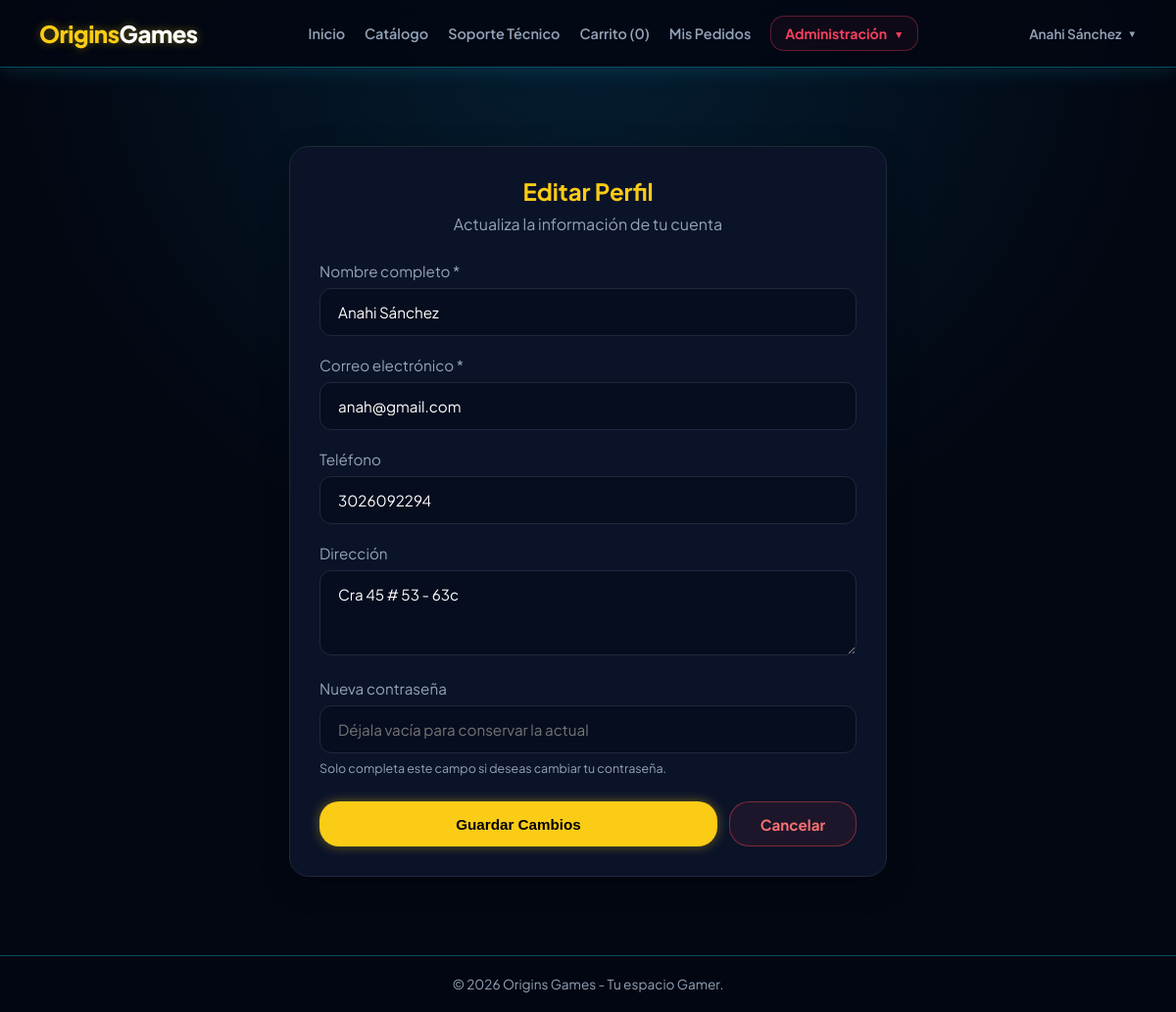
/perfil/editar (signed in), run on the app's committed database.
### tables this page shows
CREATE TABLE `usuarios` (
  `id` int(11) NOT NULL,
  `rol_id` int(11) NOT NULL DEFAULT 2,
  `nombre` varchar(100) NOT NULL,
  `email` varchar(150) NOT NULL,
  `password` varchar(255) NOT NULL,
  `telefono` varchar(20) DEFAULT NULL,
  `direccion` text DEFAULT NULL,
  `creado_en` timestamp NOT NULL DEFAULT current_timestamp()
);

### controllers/PerfilController.php (called while the page is built, shortened)
<?php
require_once __DIR__ . '/../models/Usuario.php';
class PerfilController
{
    private $usuarioModel;
    public function __construct()
    {
        $this->usuarioModel = new Usuario();
    }
    public function editar()
    {
        $id = (int) $_SESSION['usuario']['id'];
        $usuario = $this->usuarioModel->findById($id);
        require_once __DIR__ . '/../views/layouts/header.php';
        require_once __DIR__ . '/../views/usuarios/editar.php';
        require_once __DIR__ . '/../views/layouts/footer.php';
    }
}

### config/database.php (called while the page is built)
<?php
class Database {
    private static $host = "localhost";
    private static $db_name = "origins_games";
    private static $username = "root";
    private static $password = "";
    private static $conn = null;
    public static function connect() {
        if (self::$conn === null) {
            try {
                self::$conn = new PDO(
                    "mysql:host=" . self::$host . ";dbname=" . self::$db_name . ";charset=utf8mb4",
                    self::$username,
                    self::$password,
                    [
                        PDO::ATTR_ERRMODE => PDO::ERRMODE_EXCEPTION,
                        PDO::ATTR_DEFAULT_FETCH_MODE => PDO::FETCH_ASSOC,
                        PDO::ATTR_EMULATE_PREPARES => false
                    ]
                );
            } catch (PDOException $e) {
                die("Error de Conexión: " . $e->getMessage());
            }
        }
        return self::$conn;
    }
}

### models/Usuario.php (called while the page is built, shortened)
<?php
require_once __DIR__ . '/../config/database.php';
class Usuario {
    private $db;
    public function __construct() {
        $this->db = Database::connect();
    }
    public function findById($id) {
        $stmt = $this->db->prepare("SELECT u.*, r.nombre AS rol_nombre FROM usuarios u INNER JOIN roles r ON u.rol_id = r.id WHERE u.id = :id");
        $stmt->execute([':id' => $id]);
        return $stmt->fetch();
    }
}

### views/usuarios/editar.php (the view, shortened to what this page needs)
<div
    style="
        max-width: 650px;
        margin: 40px auto;
        padding: 0 20px;
    "
>
    <div
        style="
            background: var(--bg-card);
            border: 1px solid var(--border-card);
            border-radius: 20px;
            padding: 30px;
            box-shadow: 0 10px 30px rgba(0,0,0,.25);
        "
    >
        <div
            style="
                text-align: center;
                margin-bottom: 28px;
            "
        >
            <h2
                style="
                    color: var(--yellow-accent);
                    margin-bottom: 8px;
                "
            >
                Editar Perfil
            </h2>
            <p
                style="
                    color: var(--text-secondary);
                    margin: 0;
                "
            >
                Actualiza la información de tu cuenta
            </p>
        </div>
        <form
            action="/origins_games/perfil/editar"
            method="POST"
        >
            <div class="form-group">
                <label for="nombre">
                    Nombre completo *
                </label>
                <input
                    type="text"
                    id="nombre"
                    name="nombre"
                    value="<?= htmlspecialchars(
                        $usuario['nombre'] ?? ''
                    ) ?>"
                    required
                >
            </div>
            <div class="form-group">
                <label for="email">
                    Correo electrónico *
                </label>
                <input
                    type="email"
                    id="email"
                    name="email"
                    value="<?= htmlspecialchars(
                        $usuario['email'] ?? ''
                    ) ?>"
                    required
                >
            </div>
            <div class="form-group">
                <label for="telefono">
                    Teléfono
                </label>
                <input
                    type="text"
                    id="telefono"
                    name="telefono"
                    value="<?= htmlspecialchars(
                        $usuario['telefono'] ?? ''
                    ) ?>"
                    placeholder="Ingresa tu teléfono"
                >
            </div>
            <div class="form-group">
                <label for="direccion">
                    Dirección
                </label>
                <textarea
                    id="direccion"
                    name="direccion"
                    rows="3"
                    placeholder="Ingresa tu dirección"
                ><?= htmlspecialchars(
                    $usuario['direccion'] ?? ''
                ) ?></textarea>
            </div>
            <div class="form-group">
                <label for="password">
                    Nueva contraseña
                </label>
                <input
                    type="password"
                    id="password"
                    name="password"
                    autocomplete="new-password"
                    placeholder="Déjala vacía para conservar la actual"
                >
                <small
                    style="
                        display: block;
                        margin-top: 7px;
                        color: var(--text-secondary);
                        font-size: .78rem;
                    "
                >
                    Solo completa este campo si deseas cambiar tu contraseña.
                </small>
            </div>
            <div
                style="
                    display: flex;
                    gap: 12px;
                    margin-top: 26px;
                    width: 100%;
                "
            >
                <button
                    type="submit"
                    class="btn btn-primary"
                    style="
                        width: auto !important;
                        flex: 1;
                        min-height: 46px;
                        margin: 0;
                    "
                >
                    Guardar Cambios
                </button>
                <a
                    href="/origins_games/perfil"
                    class="btn"
                    style="
                        width: auto !important;
                        min-width: 130px;
                        min-height: 46px;
                        display: inline-flex !important;
                        align-items: center;
                        justify-content: center;
                        padding: 12px 20px;
                        background: rgba(239, 68, 68, .08);
                        color: #f87171 !important;
                        border: 1px solid rgba(239, 68, 68, .45);
                        border-radius: 20px;
                        font-size: .95rem;
                        font-weight: 700;
                        text-decoration: none !important;
                        transition: all .2s ease;
                    "
                    onmouseover="
                        this.style.background='rgba(239, 68, 68, .18)';
                        this.style.borderColor='#ef4444';
                        this.style.color='#ffffff';
                        this.style.transform='translateY(-2px)';
                    "
                    onmouseout="
                        this.style.background='rgba(239, 68, 68, .08)';
                        this.style.borderColor='rgba(239, 68, 68, .45)';
                        this.style.color='#f87171';
                        this.style.transform='translateY(0)';
                    "
                >
                    Cancelar
                </a>
            </div>
        </form>
    </div>
</div>

### views/layouts/header.php (style rules this page uses)
:root { --bg-dark: #030712; --bg-card: #0b1329; --border-card: #1e293b; --yellow-accent: #facc15; --yellow-hover: #eab308; --cyan-accent: #06b6d4; --text-primary: #ffffff; --text-secondary: #94a3b8; --glow-cyan: rgba(6, 182, 212, 0.4); --glow-yellow: rgba(250, 204, 21, 0.4); }
* { box-sizing: border-box; margin: 0; padding: 0; }
body { font-family: 'Plus Jakarta Sans', sans-serif; background-color: var(--bg-dark); background-image: radial-gradient( circle at 50% 0%, rgba(14, 165, 233, 0.15) 0%, transparent 50% ), radial-gradient( circle at 50% 100%, rgba(3, 7, 18, 1) 0%, transparent 100% ); color: var(--text-primary); min-height: 100vh; display: flex; flex-direction: column; }
a { text-decoration: none !important; }
.form-group { margin-bottom: 20px; }
.form-group label { display: block; margin-bottom: 8px; color: var(--text-secondary); font-size: 0.95rem; }
.form-group input, .form-group select, .form-group textarea { width: 100%; padding: 14px 18px; background: #060d1e; border: 1px solid var(--border-card); border-radius: 12px; color: #fff; font-family: inherit; font-size: 0.95rem; }
.btn { padding: 12px 24px; border-radius: 20px; border: none; font-weight: 700; font-size: 0.95rem; cursor: pointer; display: inline-block; transition: all 0.2s ease; text-align: center; }
.btn-primary { background: var(--yellow-accent); color: #000; box-shadow: 0 0 12px var(--glow-yellow); width: 100%; }

### data on the page
usuarios: nombre "Anahi Sánchez", email "anah@gmail.com", telefono "3026092294", direccion "Cra 45 # 53 - 63c"

### other printed values
$cant_carrito "0"
$_SESSION['usuario']['nombre'] "Anahi Sánchez"
